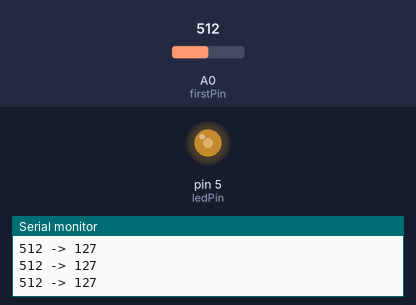
A sketch run on a simulated Arduino Uno, built with avr-gcc and run on an emulated ATmega328P. Shown: output pins drawn as LEDs (lit = HIGH), the last lines printed to the serial monitor. Inputs (shaded band) come from the test bench; at power-on: A0 (firstPin) = 512.

Above: at 1.2 s.
1.3 s: A0 (firstPin) set to 989
At 2.3 s:
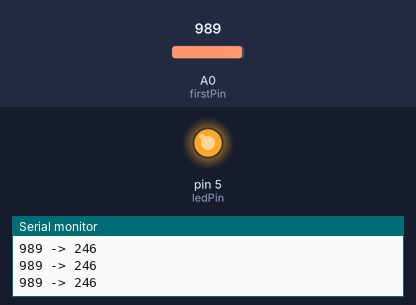
2.8 s: A0 (firstPin) set to 1011
At 3.4 s:
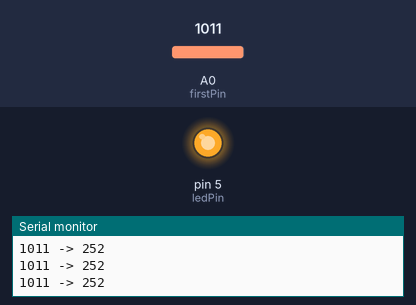
4.3 s: A0 (firstPin) set to 716
At 5.5 s:
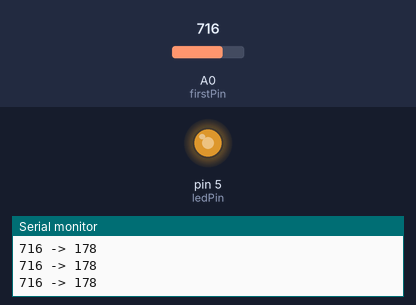
5.8 s: A0 (firstPin) set to 412
At 6.7 s:
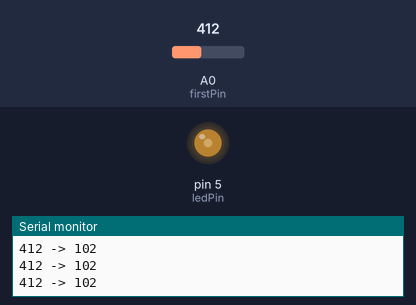
7.3 s: A0 (firstPin) set to 392
At 8.2 s:
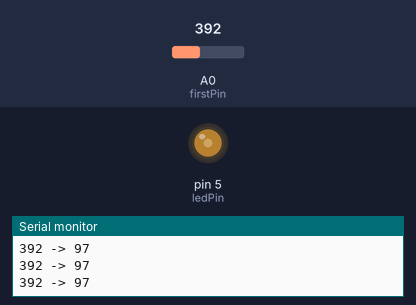
10.3 s: A0 (firstPin) set to 122
At 11.6 s:
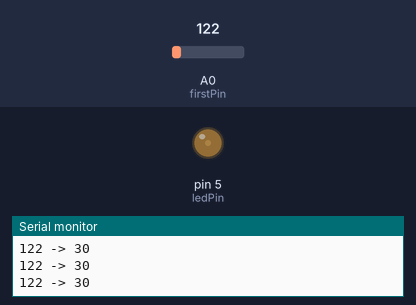
Timing chart, 0 to 12.8 s (numbered marks = the images above; inputs shaded):
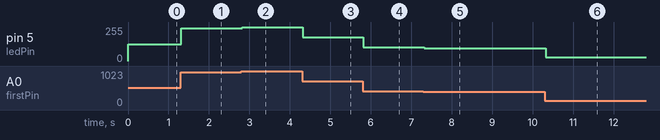

The sketch:

force_sensitive_resistor.ino
```cpp
const int ledPin = 5;
const int firstPin = A0;

void setup(){
   Serial.begin(9600);
   pinMode(ledPin, OUTPUT);
}

void loop(){
  int firstVal = analogRead(firstPin);
  int ledVal = map(firstVal, 0, 1023, 0, 255);
  Serial.println((String) firstVal + " -> " + (String) ledVal);
  analogWrite(ledPin, ledVal);
}
```

Measured:
- after the input at 1.3 s, pin 5 (ledPin): 127/255 → 246/255 at once
- after the input at 2.8 s, pin 5 (ledPin): 246/255 → 252/255 at once
- after the input at 4.3 s, pin 5 (ledPin): 252/255 → 178/255 at once
- after the input at 5.8 s, pin 5 (ledPin): 178/255 → 102/255 at once
- after the input at 7.3 s, pin 5 (ledPin): 102/255 → 97/255 at once
- after the input at 10.3 s, pin 5 (ledPin): 97/255 → 30/255 at once
